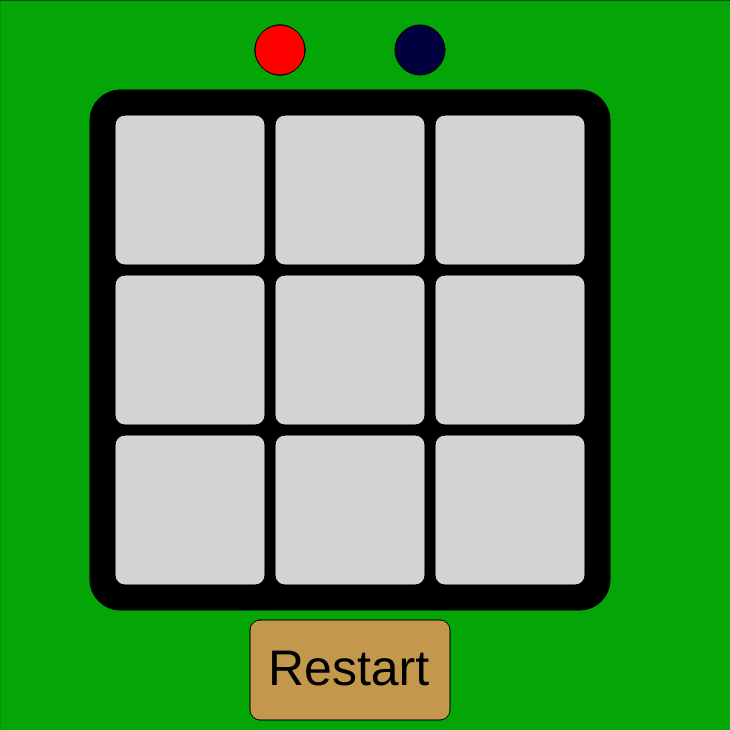
Frame 1 (no input)
Frame 60 (no input): identical to frame 1, image omitted
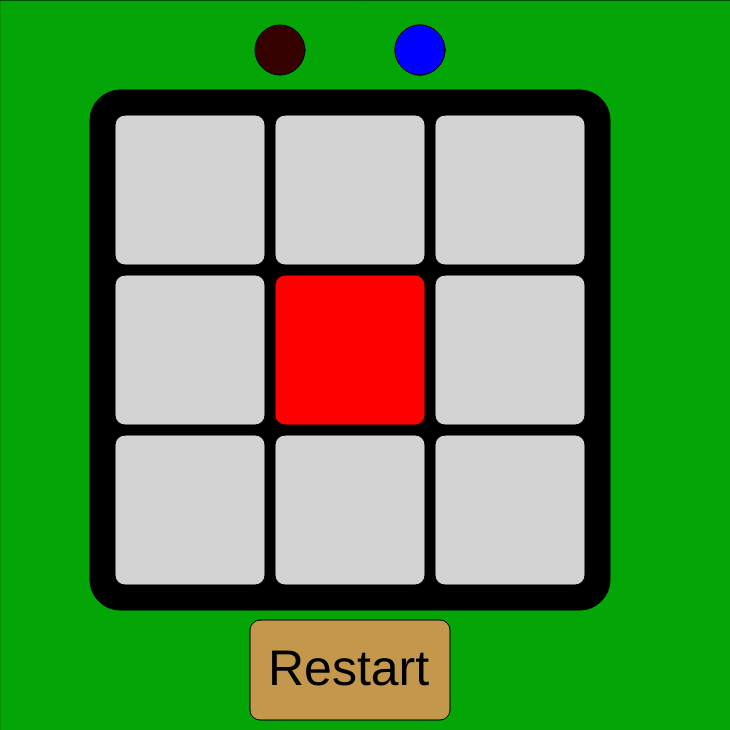
Frame 120 (the mouse pressed at the canvas centre since frame 60)

The p5.js sketch that drew these frames (run headless with seeded random() and noise() and a simulated clock; from frame 60 on, the mouse is pressed at the canvas centre):

// p5.js sketch
// ── sketch.js
let player = 1


let vak1 = 0
let vak2 = 0
let vak3 = 0
let vak4 = 0
let vak5 = 0
let vak6 = 0
let vak7 = 0
let vak8 = 0
let vak9 = 0



let vak1X = 115
let vak1Y = 115

let vak2X = 275
let vak2Y = 115

let vak3X = 435
let vak3Y = 115

let vak4X = 115
let vak4Y = 275

let vak5X = 275
let vak5Y = 275

let vak6X = 435
let vak6Y = 275

let vak7X = 115
let vak7Y = 435

let vak8X = 275
let vak8Y = 435

let vak9X = 435
let vak9Y = 435

let vakSize = 150
let vakSizeRX = 200
let vakSizeRY = 100


let winnerPlayer = 0


function setup() {
  createCanvas(730, 730);
}

function draw() {
  background(220);

  fill("#04a507")
  rect(0, 0, 800, 800)
  fill("#000000")
  rect(90, 90, 520, 520, 30)

  fill("lightgray")
  //bovenste 3
  rect(435, 115, vakSize, vakSize, 10)
  //midden 3
  rect(115, 275, vakSize, vakSize, 10)
  rect(275, 275, vakSize, vakSize, 10)
  rect(435, 275, vakSize, vakSize, 10)
  //onderste 3
  rect(115, 435, vakSize, vakSize, 10)
  rect(275, 435, vakSize, vakSize, 10)
  rect(435, 435, vakSize, vakSize, 10)

  //vak1
  if (vak1 == 1) {
    fill("red")
  }
  else if (vak1 == 2) {
    fill("blue")
  }
  else {
    fill("lightgrey")
  }
  rect(vak1X, vak1Y, vakSize, vakSize, 10)
  //vak2
  if (vak2 == 1) {
    fill("red")
  }
  else if (vak2 == 2) {
    fill("blue")
  }
  else {
    fill("lightgrey")
  }
  rect(vak2X, vak2Y, vakSize, vakSize, 10)
  //vak3
  if (vak3 == 1) {
    fill("red")
  }
  else if (vak3 == 2) {
    fill("blue")
  }
  else {
    fill("lightgrey")
  }
  rect(vak3X, vak3Y, vakSize, vakSize, 10)
  //vak4
  if (vak4 == 1) {
    fill("red")
  }
  else if (vak4 == 2) {
    fill("blue")
  }
  else {
    fill("lightgrey")
  }
  rect(vak4X, vak4Y, vakSize, vakSize, 10)
  //vak5
  if (vak5 == 1) {
    fill("red")
  }
  else if (vak5 == 2) {
    fill("blue")
  }
  else {
    fill("lightgrey")
  }
  rect(vak5X, vak5Y, vakSize, vakSize, 10)
  //vak6
  if (vak6 == 1) {
    fill("red")
  }
  else if (vak6 == 2) {
    fill("blue")
  }
  else {
    fill("lightgrey")
  }
  rect(vak6X, vak6Y, vakSize, vakSize, 10)
  //vak7
  if (vak7 == 1) {
    fill("red")
  }
  else if (vak7 == 2) {
    fill("blue")
  }
  else {
    fill("lightgrey")
  }
  rect(vak7X, vak7Y, vakSize, vakSize, 10)
  //vak8
  if (vak8 == 1) {
    fill("red")
  }
  else if (vak8 == 2) {
    fill("blue")
  }
  else {
    fill("lightgrey")
  }
  rect(vak8X, vak8Y, vakSize, vakSize, 10)
  //vak9
  if (vak9 == 1) {
    fill("red")
  }
  else if (vak9 == 2) {
    fill("blue")
  }
  else {
    fill("lightgrey")
  }
  rect(vak9X, vak9Y, vakSize, vakSize, 10)

//restart button
  fill("#c4984c")
  rect(250, 620, 200, 100, 10)

  fill("black")
  textSize(50)
  text("Restart", 268, 685)




  fill ("#340000")
  circle (280,50,50)
   fill ("#02003f")
  circle (420,50,50)


  if(player == 1){

     fill ("red")
     circle (280,50,50)

  }

  else if(player == 2){
    fill ("blue")
   circle (420,50,50)
  }






  winner()

}
//function player veranderen
function changePlayer() {
  player = player + 1
  if (player > 2) {
    player = 1
  }
}

//mouse dinges
function mousePressed() {

  
if (winnerPlayer == 0){


  if (mouseX > vak1X && mouseX < vak1X + vakSize) {
    if (mouseY > vak1Y && mouseY < vak1Y + vakSize) {
      if (vak1 == 0) {
        vak1 = player
        changePlayer();
      }
    }
  }

  if (mouseX > vak2X && mouseX < vak2X + vakSize) {
    if (mouseY > vak2Y && mouseY < vak2Y + vakSize) {
      if (vak2 == 0) {
        vak2 = player
        changePlayer();
      }
    }
  }

  if (mouseX > vak3X && mouseX < vak3X + vakSize) {
    if (mouseY > vak3Y && mouseY < vak3Y + vakSize) {
      if (vak3 == 0) {
        vak3 = player
        changePlayer();
      }
    }
  }

  if (mouseX > vak4X && mouseX < vak4X + vakSize) {
    if (mouseY > vak4Y && mouseY < vak4Y + vakSize) {
      if (vak4 == 0) {
        vak4 = player
        changePlayer();
      }
    }
  }
  if (mouseX > vak5X && mouseX < vak5X + vakSize) {
    if (mouseY > vak5Y && mouseY < vak5Y + vakSize) {
      if (vak5 == 0) {
        vak5 = player
        changePlayer();
      }
    }
  }
  if (mouseX > vak5X && mouseX < vak5X + vakSize) {
    if (mouseY > vak5Y && mouseY < vak5Y + vakSize) {
      if (vak5 == 0) {
        vak5 = player
        changePlayer();
      }
    }
  }
  if (mouseX > vak6X && mouseX < vak6X + vakSize) {
    if (mouseY > vak6Y && mouseY < vak6Y + vakSize) {
      if (vak6 == 0) {
        vak6 = player
        changePlayer();
      }
    }
  }
  if (mouseX > vak7X && mouseX < vak7X + vakSize) {
    if (mouseY > vak7Y && mouseY < vak7Y + vakSize) {
      if (vak7 == 0) {
        vak7 = player
        changePlayer();
      }
    }
  }
  if (mouseX > vak8X && mouseX < vak8X + vakSize) {
    if (mouseY > vak8Y && mouseY < vak8Y + vakSize) {
      if (vak8 == 0) {
        vak8 = player
        changePlayer();
      }
    }
  }
  if (mouseX > vak9X && mouseX < vak9X + vakSize) {
    if (mouseY > vak9Y && mouseY < vak9Y + vakSize) {
      if (vak9 == 0) {
        vak9 = player
        changePlayer();
      }
    }
  }
} 
  // restart knop
  if (mouseX > 250 && mouseX < 250 + vakSizeRX) {
    if (mouseY > 620 && mouseY < 620 + vakSizeRY) {
      resetGame();    i
    }
  }
  
}

function resetGame()
{
  vak1 = 0
  vak2 = 0
  vak3 = 0
  vak4 = 0
  vak5 = 0
  vak6 = 0
  vak7 = 0
  vak8 = 0
  vak9 = 0
  winnerPlayer = 0

}

// als iemand gewonnen heeft vang af dat ze niet meer op het bord mogen klikken


function winner() {




  //red
  if (vak1 == 1 && vak2 == 1 && vak3 == 1) {
  winnerPlayer = 1
    fill ("#c4984c")
  rect (225,300,250,100)
  fill ("red")
  textSize (50)
  text ("Red Wins!",238,365)
  }
  if (vak4 == 1 && vak5 == 1 && vak6 == 1) {
  winnerPlayer = 1
      fill ("#c4984c")
  rect (225,300,250,100)
  fill ("red")
  textSize (50)
  text ("Red Wins!",238,365)
  }
  if (vak7 == 1 && vak8 == 1 && vak9 == 1) {
    winnerPlayer = 1
      fill ("#c4984c")
  rect (225,300,250,100)
  fill ("red")
  textSize (50)
  text ("Red Wins!",238,365)
  }
  if (vak1 == 1 && vak4 == 1 && vak7 == 1) {
    winnerPlayer = 1
      fill ("#c4984c")
  rect (225,300,250,100)
  fill ("red")
  textSize (50)
  text ("Red Wins!",238,365)
  }
  if (vak2 == 1 && vak5 == 1 && vak8 == 1) {
    winnerPlayer = 1
      fill ("#c4984c")
  rect (225,300,250,100)
  fill ("red")
  textSize (50)
  text ("Red Wins!",238,365)
  }
  if (vak3 == 1 && vak6 == 1 && vak9 == 1) {
    winnerPlayer = 1
      fill ("#c4984c")
  rect (225,300,250,100)
  fill ("red")
  textSize (50)
  text ("Red Wins!",238,365)
  }
  if (vak1 == 1 && vak5 == 1 && vak9 == 1) {
    winnerPlayer = 1
      fill ("#c4984c")
  rect (225,300,250,100)
  fill ("red")
  textSize (50)
  text ("Red Wins!",238,365)
  }
  if (vak3 == 1 && vak5 == 1 && vak7 == 1) {
    winnerPlayer = 1
      fill ("#c4984c")
  rect (225,300,250,100)
  fill ("red")
  textSize (50)
  text ("Red Wins!",238,365)
  }




//blue winner

if (vak1 == 2 && vak2 == 2 && vak3 == 2) {
  winnerPlayer = 2
      fill ("#c4984c")
  rect (225,300,250,100)
  fill ("blue")
  textSize (50)
  text ("Blue Wins!",232,365)
}
if (vak4 == 2 && vak5 == 2 && vak6 == 2) {
   winnerPlayer = 2
      fill ("#c4984c")
  rect (225,300,250,100)
  fill ("blue")
  textSize (50)
  text ("Blue Wins!",232,365)
}
if (vak7 == 2 && vak8 == 2 && vak9 == 2) {
   winnerPlayer = 2
      fill ("#c4984c")
  rect (225,300,250,100)
  fill ("blue")
  textSize (50)
  text ("Blue Wins!",232,365)
}
if (vak1 == 2 && vak4 == 2 && vak7 == 2) {
   winnerPlayer = 2
      fill ("#c4984c")
  rect (225,300,250,100)
  fill ("blue")
  textSize (50)
  text ("Blue Wins!",232,365)
}
if (vak2 == 2 && vak5 == 2 && vak8 == 2) {
   winnerPlayer = 2
      fill ("#c4984c")
  rect (225,300,250,100)
  fill ("blue")
  textSize (50)
  text ("Blue Wins!",232,365)
}
if (vak3 == 2 && vak6 == 2 && vak9 == 2) {
   winnerPlayer = 2
      fill ("#c4984c")
  rect (225,300,250,100)
  fill ("blue")
  textSize (50)
  text ("Blue Wins!",232,365)
}
if (vak1 == 2 && vak5 == 2 && vak9 == 2) {
   winnerPlayer = 2
      fill ("#c4984c")
  rect (225,300,250,100)
  fill ("blue")
  textSize (50)
  text ("Blue Wins!",232,365)
}
if (vak3 == 2 && vak5 == 2 && vak7 == 2) {
   winnerPlayer = 2
      fill ("#c4984c")
  rect (225,300,250,100)
  fill ("blue")
  textSize (50)
  text ("Blue Wins!",232,365)

}


if(vak1 != 0 && vak2 != 0 && vak3 != 0 && vak4 != 0 && 
  vak5 != 0 && vak6 != 0 && vak7 != 0 && vak8 != 0 && vak9 != 0 && 
  ( winnerPlayer == 0 || winnerPlayer == 3))
{
  winnerPlayer = 3
  fill ("#c4984c")
  rect (225,300,250,100)
  fill ("White")
  textSize (50)
  text ("Draw!",275,365)
}

}
